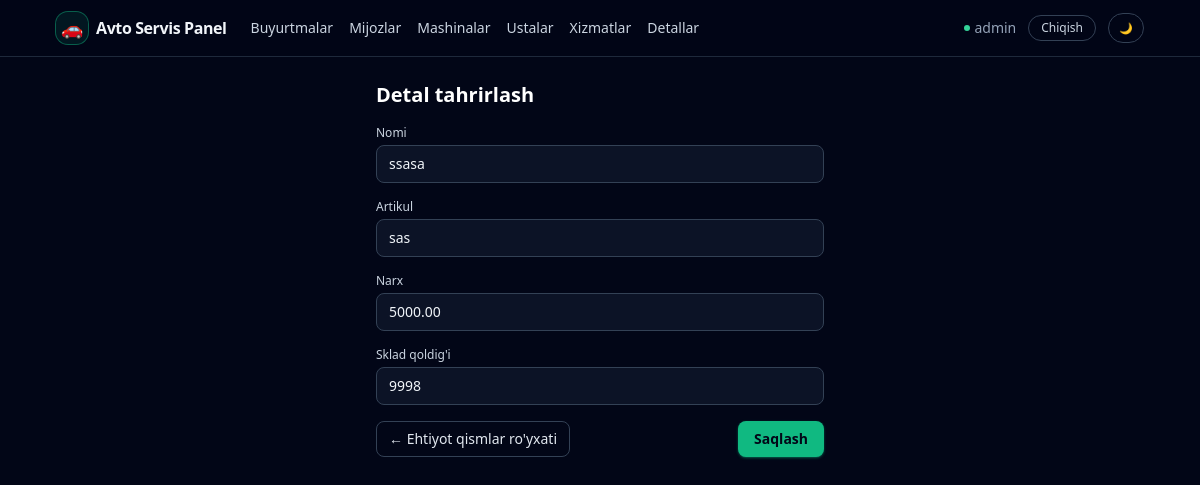
The page /parts/1/edit/ (signed in) on the database its author committed.
### apps/models.py (models this page shows, shortened)
class User(AbstractUser):
    telegram_username = models.CharField(
        _("Telegram username"), max_length=255, null=True, blank=True
    )
    telegram_id = models.BigIntegerField(_("Telegram ID"), null=True, blank=True)
    telegram_chat_id = models.BigIntegerField(
        _("Telegram chat ID"), null=True, blank=True
    )
    telegram_username_validator = RegexValidator(
        regex=r"^[a-zA-Z0-9_]{5,32}$",
        message=_(
            "Telegram username can only contain letters, numbers and underscores"
        ),
    )
    role = models.CharField(
        _("Role"), max_length=32, choices=Role.choices, default=Role.USER
    )
    phone = models.CharField(
        _("Phone number"),
        max_length=20,
        blank=True,
        help_text=_("Contact phone number"),
    )
    class Meta:
        verbose_name = _("User")
        verbose_name_plural = _("Users")

class Part(models.Model):
    name = models.CharField(_("Part name"), max_length=255)
    article = models.CharField(
        _("Article"), max_length=100, unique=True, db_index=True
    )
    price = models.DecimalField(_("Price"), max_digits=12, decimal_places=2)
    stock_quantity = models.PositiveIntegerField(_("Stock quantity"), default=0)
    class Meta:
        verbose_name = _("Part")
        verbose_name_plural = _("Parts")

### apps/views/services.py (the view)
# urls.py: path("parts/<int:pk>/edit/", part_update, name="part_update"),
@login_required
def part_update(request, pk: int):
    part = get_object_or_404(Part, pk=pk)
    if request.method == "POST":
        form = PartForm(request.POST, instance=part)
        if form.is_valid():
            form.save()
            messages.success(request, "Ehtiyot qism yangilandi.")
            return redirect("apps:part_list")
    else:
        form = PartForm(instance=part)
    return render(
        request,
        "services/part_form.html",
        {"form": form, "part": part},
    )

### apps/forms.py
class PartForm(TailwindModelForm):
    class Meta:
        model = Part
        fields = ["name", "article", "price", "stock_quantity"]

### templates/services/part_form.html (shortened to what this page needs)
{% extends "base.html" %}
{% block content %}
<div class="max-w-md mx-auto">
    <h1 class="text-xl font-semibold text-white mb-4">
        {% if part %}Detal tahrirlash{% else %}Yangi ehtiyot qism qo'shish{% endif %}
    </h1>
    <form method="post" class="space-y-4">
        <div>
            <label class="block text-xs font-medium text-slate-300 mb-1">Nomi</label>
            {{ form.name }}
        </div>
        <div>
            <label class="block text-xs font-medium text-slate-300 mb-1">Artikul</label>
            {{ form.article }}
        </div>
        <div>
            <label class="block text-xs font-medium text-slate-300 mb-1">Narx</label>
            {{ form.price }}
        </div>
        <div>
            <label class="block text-xs font-medium text-slate-300 mb-1">Sklad qoldig'i</label>
            {{ form.stock_quantity }}
        </div>
        <div class="flex justify-between mt-4">
            <a href="{% url 'apps:part_list' %}"
               class="inline-flex items-center rounded-lg border border-slate-700 px-3 py-1.5 text-xs sm:text-sm font-medium text-slate-200 hover:bg-slate-800 transition">
                ← Ehtiyot qismlar ro'yxati
            </a>
            <button type="submit"
                    class="inline-flex items-center rounded-lg bg-emerald-500 hover:bg-emerald-400 px-4 py-2 text-sm font-semibold text-slate-950 shadow shadow-emerald-500/40">
                Saqlash
            </button>
        </div>
    </form>
</div>
{% endblock %}

### templates/base.html (shortened to what this page needs)
{% load static %}
<!DOCTYPE html>
<html lang="uz">
<head>
    <script src="https://cdn.tailwindcss.com"></script>
</head>
<body class="min-h-screen text-slate-100" data-theme="dark">
<div class="min-h-screen flex flex-col">
    <header class="border-b border-slate-800 bg-slate-950/80 backdrop-blur">
        <div class="mx-auto w-full max-w-6xl px-4 sm:px-6 lg:px-8 py-3 flex items-center justify-between">
            <div class="flex items-center gap-6">
                <a href="{% url 'apps:order_list' %}" class="inline-flex items-center gap-2">
                    <span class="inline-flex h-8 w-8 items-center justify-center rounded-xl bg-emerald-500/10 ring-1 ring-emerald-500/50">
                        <span class="text-lg">🚗</span>
                    </span>
                    <span class="font-semibold tracking-tight text-sm sm:text-base">Avto Servis Panel</span>
                </a>
                <nav class="hidden sm:flex items-center gap-4 text-xs sm:text-sm text-slate-300">
                    <a href="{% url 'apps:order_list' %}" class="hover:text-white transition">
                        Buyurtmalar
                    </a>
                    <a href="{% url 'apps:customer_list' %}" class="hover:text-white transition">
                        Mijozlar
                    </a>
                    <a href="{% url 'apps:car_list' %}" class="hover:text-white transition">
                        Mashinalar
                    </a>
                    <a href="{% url 'apps:master_list' %}" class="hover:text-white transition">
                        Ustalar
                    </a>
                    <a href="{% url 'apps:service_list' %}" class="hover:text-white transition">
                        Xizmatlar
                    </a>
                    <a href="{% url 'apps:part_list' %}" class="hover:text-white transition">
                        Detallar
                    </a>
                </nav>
            </div>
            <div class="flex items-center gap-3 text-xs sm:text-sm">
                {% if request.user.is_authenticated %}
                    <span class="hidden sm:inline-flex items-center gap-1 text-slate-400">
                        <span class="w-1.5 h-1.5 rounded-full bg-emerald-400 animate-pulse"></span>
                        {{ request.user.get_full_name|default:request.user.username }}
                    </span>
                    <a href="{% url 'logout' %}"
                       class="inline-flex items-center rounded-full border border-slate-700 px-3 py-1 text-xs font-medium text-slate-300 hover:bg-slate-800 transition">
                        Chiqish
                    </a>
                {% endif %}
                <button type="button" id="theme-toggle"
                        class="inline-flex items-center rounded-full border border-slate-700 px-2.5 py-1 text-[11px] font-medium text-slate-300 hover:bg-slate-800 transition">
                </button>
            </div>
        </div>
    </header>
    <main class="flex-1">
        <div class="mx-auto w-full max-w-6xl px-4 sm:px-6 lg:px-8 py-6">
            {% block content %}{% endblock %}
        </div>
    </main>
</div>
</body>
</html>

### templates/base.html (style rules this page uses)
body[data-theme="dark"] { background-color: rgb(2 6 23); color: rgb(241 245 249); }

### rows shown on the page
User: user.get_full_name "admin"
Part: name "ssasa", article "sas", price "5000.00", stock_quantity "9998"
